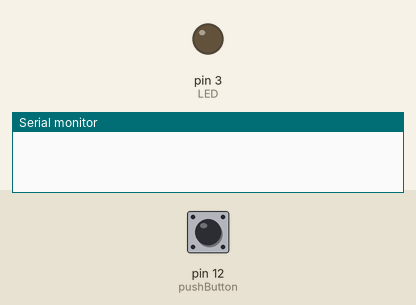
Bench run of a sketch on a simulated Arduino Uno, built with avr-gcc and run on an emulated ATmega328P. Parts: output pins drawn as LEDs (lit = HIGH), the last lines printed to the serial monitor. The test bench sets the inputs (shaded band); at power-on: pin 12 (pushButton) LOW.

Above: at 1.2 s.
1.3 s: pin 12 (pushButton) pulled HIGH for 0.15 s
At 1.38 s:
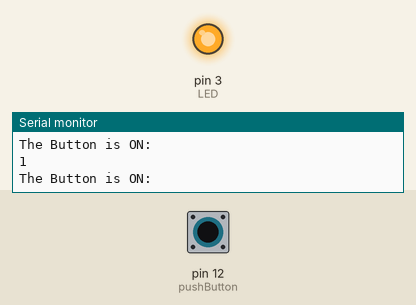
2.9 s: pin 12 (pushButton) pulled HIGH for 3.2 s
At 7.0 s:
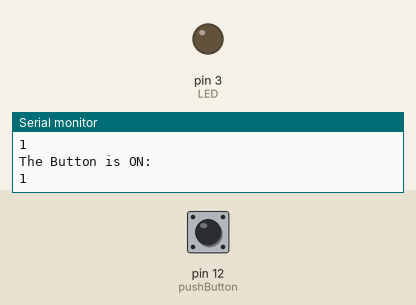
7.6 s: pin 12 (pushButton) driven HIGH
At 8.9 s:
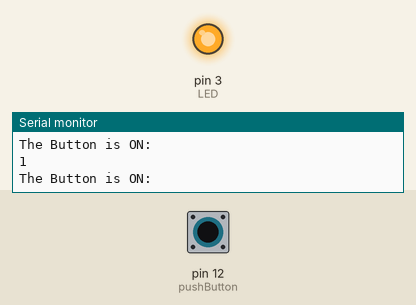
10.6 s: pin 12 (pushButton) driven LOW
At 11.9 s:
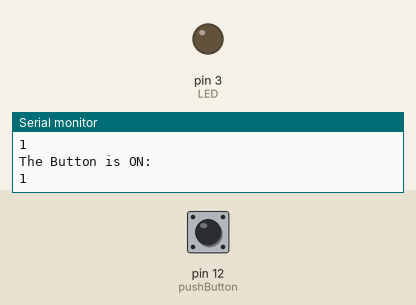
Timing chart, 0 to 13.1 s (numbered marks = the images above; inputs shaded):
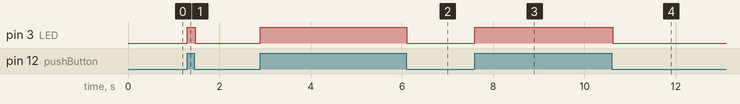

The sketch:

SwitchCode.ino
```cpp
int pushButton = 12;
int LED=3;
void setup() {
  // initialiing the pins for input and output
  Serial.begin(9600);
  pinMode(LED,OUTPUT);
  pinMode(pushButton, INPUT);
}

void loop() {
  // reading input from button
  int buttonState = digitalRead(pushButton);
  if (buttonState==HIGH)
  {digitalWrite(LED,HIGH);
  Serial.println("The Button is ON: ");
  Serial.println(buttonState);
  }

  else
  {
  digitalWrite(LED,LOW);
  }
  delay(1);
}
```

Measured:
- after the input at 1.3 s, pin 3 (LED): LOW → HIGH at once, → LOW 0.17 s later
- after the input at 2.9 s, pin 3 (LED): LOW → HIGH at once, → LOW 3.2 s later
- after the input at 7.6 s, pin 3 (LED): LOW → HIGH at once
- after the input at 10.6 s, pin 3 (LED): HIGH → LOW at once
